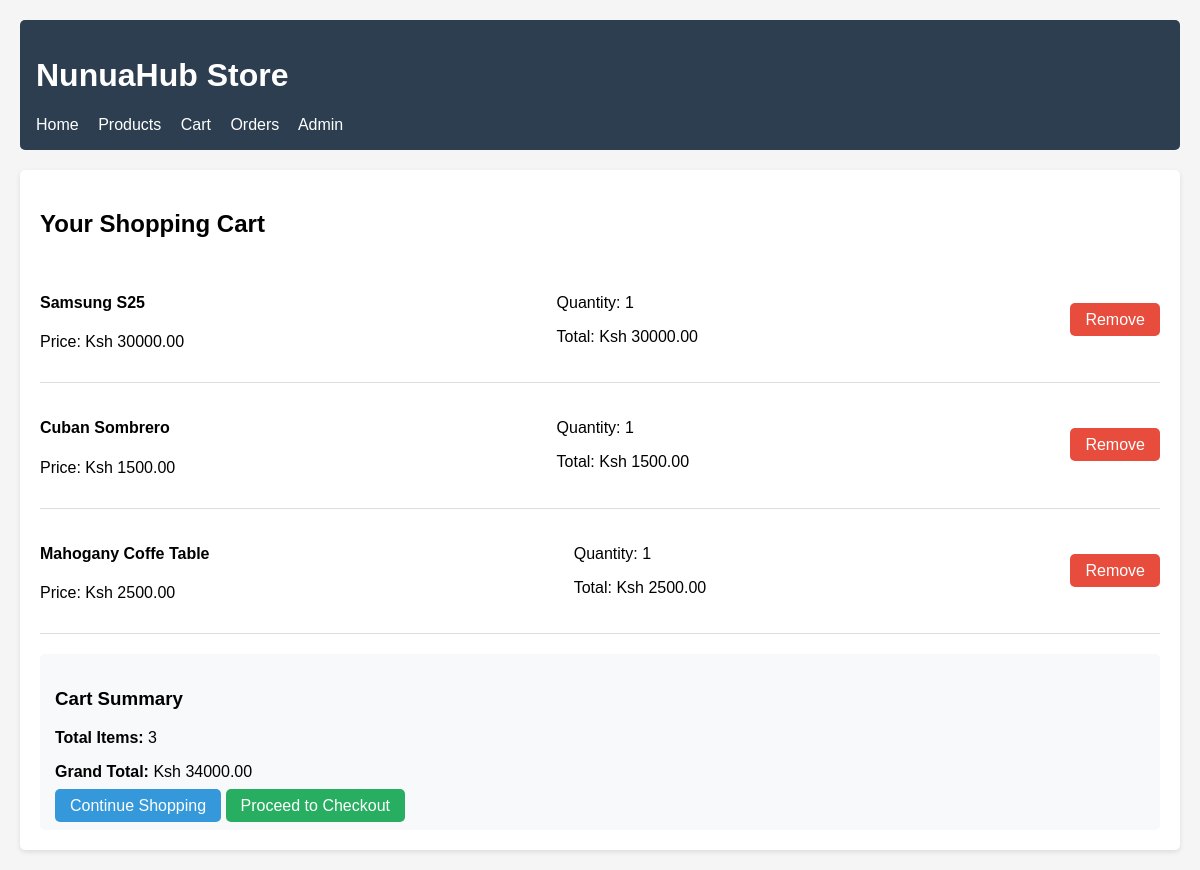
The app's page /cart/ (signed in), older data.
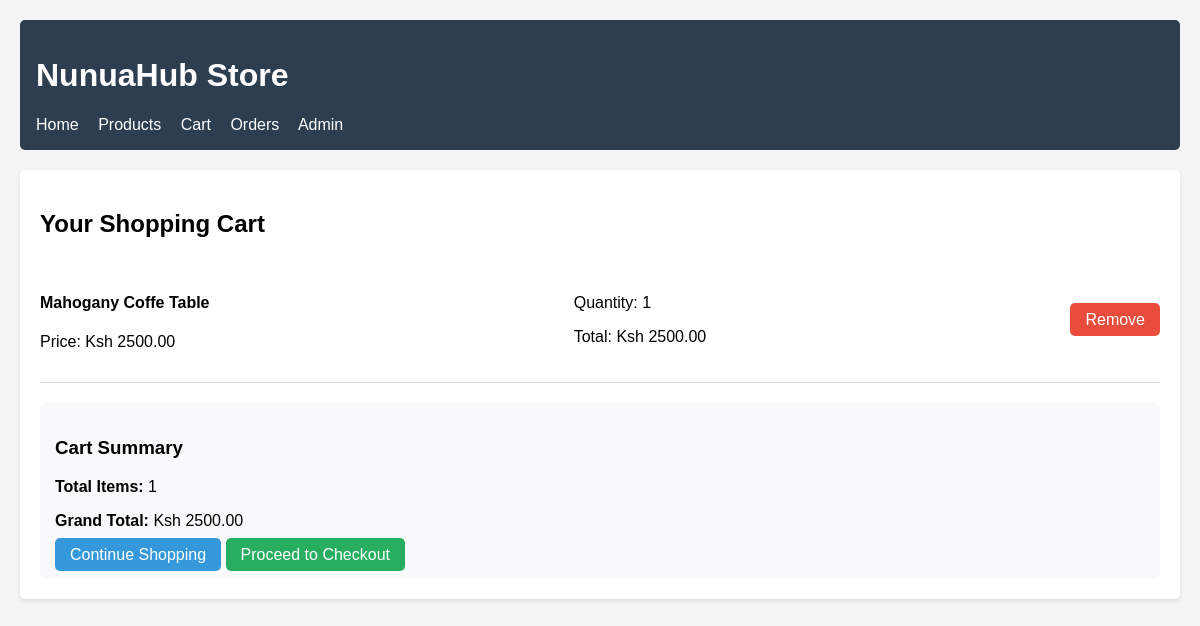
The same page, newer data.
### cart/models.py (models this page shows, shortened)
class ShoppingCartItem(models.Model):
    cart = models.ForeignKey(ShoppingCart, related_name='items', on_delete=models.CASCADE)
    product = models.ForeignKey(Product, on_delete=models.CASCADE)
    quantity = models.IntegerField(default=1)
    def total_price(self):
        return self.product.price * self.quantity

class ShoppingCart(models.Model):
    user = models.OneToOneField(User, on_delete=models.CASCADE)
    created_at = models.DateTimeField(auto_now_add=True)
    updated_at = models.DateTimeField(auto_now=True)
    def total_price(self):
        return sum(item.total_price() for item in self.items.all())
    def total_items(self):
        return sum(item.quantity for item in self.items.all())

### store/models.py (models this page shows, shortened)
class Product(models.Model):
    name = models.CharField(max_length=200)
    description = models.TextField()
    price = models.DecimalField(max_digits=10, decimal_places=2)
    category = models.ForeignKey(Category, on_delete=models.CASCADE)
    image = models.ImageField(upload_to='products/', blank=True, null=True)
    stock_quantity = models.IntegerField(default=0)
    available = models.BooleanField(default=True)
    created_at = models.DateTimeField(auto_now_add=True)
    updated_at = models.DateTimeField(auto_now=True)

### cart/views.py (the view)
# urls.py: path('', views.cart_detail, name='cart_detail'),
@login_required
def cart_detail(request):
    cart, created = ShoppingCart.objects.get_or_create(user=request.user)
    return render(request, 'cart/cart.html', {'cart': cart})

### cart/templates/cart/cart.html (shortened to what this page needs)
<!DOCTYPE html>
<html>
<head>
</head>
<body>
    <div class="header">
        <h1>NunuaHub Store</h1>
        <nav>
            <a href="/store/">Home</a>
            <a href="/store/products/">Products</a>
            <a href="/cart/">Cart</a>
            <a href="/orders/">Orders</a>
            <a href="/admin/">Admin</a>
        </nav>
    </div>
    <div class="cart-container">
        <h2>Your Shopping Cart</h2>
        {% if cart.items.all %}
            {% for item in cart.items.all %}
            <div class="cart-item">
                <div>
                    <h4>{{ item.product.name }}</h4>
                    <p>Price: Ksh {{ item.product.price }}</p>
                </div>
                <div>
                    <p>Quantity: {{ item.quantity }}</p>
                    <p>Total: Ksh {{ item.total_price }}</p>
                </div>
                <div>
                    <a href="{% url 'cart:remove_from_cart' item.id %}" class="btn btn-danger">Remove</a>
                </div>
            </div>
            {% endfor %}
            <div class="cart-total">
                <h3>Cart Summary</h3>
                <p><strong>Total Items:</strong> {{ cart.total_items }}</p>
                <p><strong>Grand Total:</strong> Ksh {{ cart.total_price }}</p>
                <div style="margin-top: 15px;">
                    <a href="/store/products/" class="btn">Continue Shopping</a>
                    <a href="/orders/create-test/" class="btn btn-success">Proceed to Checkout</a>
                </div>
            </div>
        {% else %}
            <div class="empty-cart">
                <h3>Your cart is empty</h3>
                <p>Start shopping to add items to your cart!</p>
                <a href="/store/products/" class="btn">Browse Products</a>
            </div>
        {% endif %}
    </div>
</body>
</html>

### cart/templates/cart/cart.html (style rules this page uses)
body { font-family: Arial, sans-serif; margin: 20px; background: #f5f5f5; }
.header { background: #2c3e50; color: white; padding: 1rem; margin-bottom: 20px; border-radius: 5px; }
nav a { color: white; margin-right: 15px; text-decoration: none; }
.cart-container { background: white; padding: 20px; border-radius: 5px; box-shadow: 0 2px 5px rgba(0,0,0,0.1); }
.cart-item { border-bottom: 1px solid #ddd; padding: 15px 0; display: flex; justify-content: space-between; align-items: center; }
.cart-total { background: #f8f9fa; padding: 15px; border-radius: 5px; margin-top: 20px; }
.btn { background: #3498db; color: white; padding: 8px 15px; text-decoration: none; border-radius: 5px; border: none; cursor: pointer; }
.btn-danger { background: #e74c3c; }
.btn-success { background: #27ae60; }

Row changes from the older to the newer data that the page shows:
removed ShoppingCartItem: product.name "Samsung S25", product.price "30000.00", quantity "1", total_price "30000.00"
removed ShoppingCartItem: product.name "Cuban Sombrero", product.price "1500.00", quantity "1", total_price "1500.00"
computed for ShoppingCart: total_items "3" → "1"; total_price "34000.00" → "2500.00"
